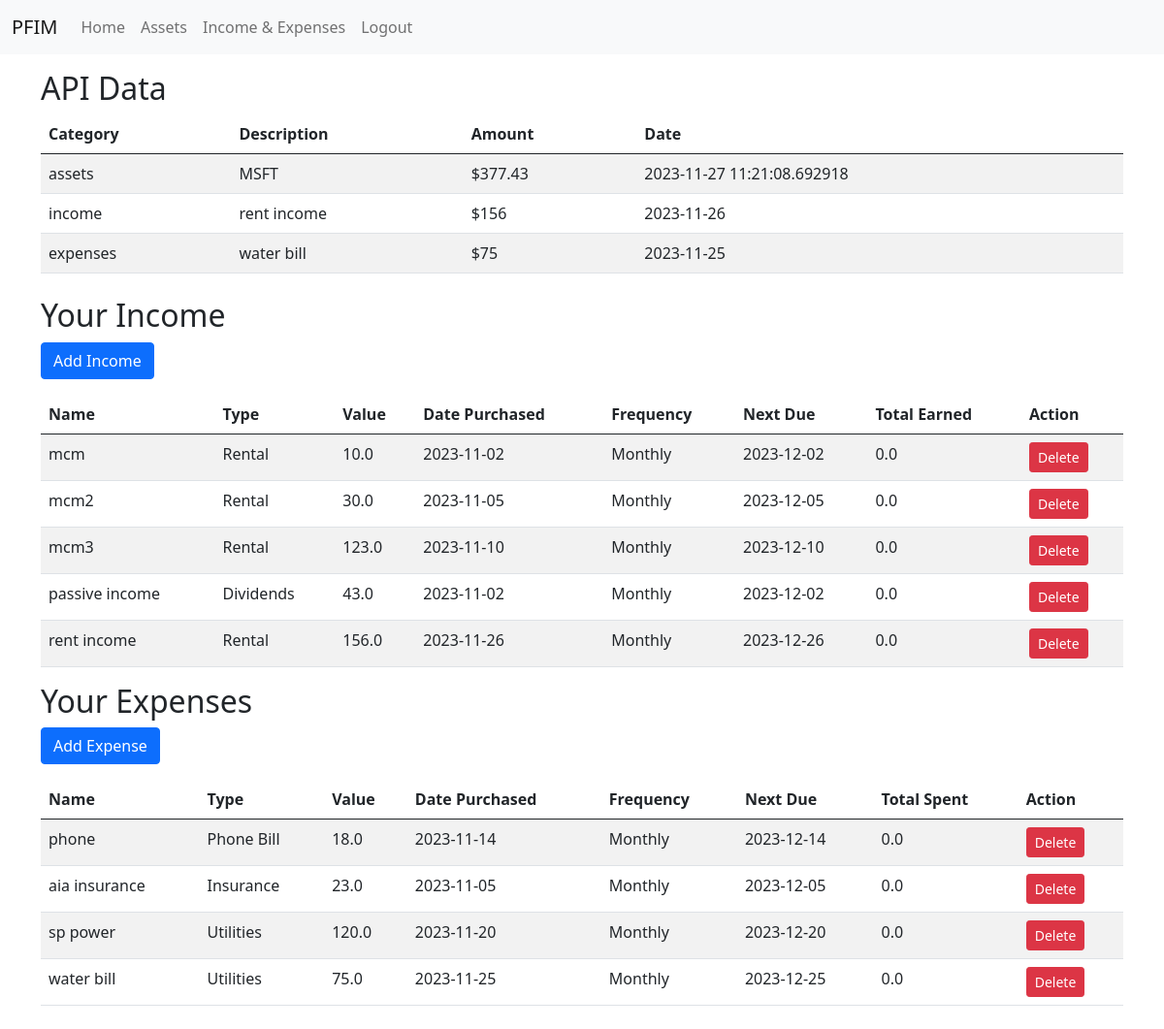
Page /incomeandexpenses (signed in) on the committed database.
### tables this page shows
CREATE TABLE income (
            incomeid INTEGER PRIMARY KEY AUTOINCREMENT,
            name VARCHAR(64) NOT NULL,
            value FLOAT NOT NULL,
            transactionid INTEGER REFERENCES transactions(transactionid),
            datepurchased TIMESTAMP,
            userid INTEGER REFERENCES users(userid),
            freqid INTEGER REFERENCES frequency(freqid),
            nextdue TIMESTAMP
        );

CREATE TABLE transactions (
            transactionid INTEGER PRIMARY KEY AUTOINCREMENT,
            type VARCHAR(64) NOT NULL,
            category VARCHAR(64)
        );

CREATE TABLE frequency (
            freqid INTEGER PRIMARY KEY AUTOINCREMENT,
            freqtype VARCHAR(64) NOT NULL
        );

CREATE TABLE expenses (
            expenseId INTEGER PRIMARY KEY AUTOINCREMENT,
            name VARCHAR(64) NOT NULL,
            value FLOAT NOT NULL,
            transactionid INTEGER REFERENCES transactions(transactionid),
            datepurchased TIMESTAMP,
            userid INTEGER REFERENCES users(userid),
            frequency INTEGER REFERENCES frequency(freqid),
            nextdue TIMESTAMP
        );

### index.py (the view)
@app.route('/incomeandexpenses')
def view_income_and_expenses():
    incomes = db.get_all_incomes(session['id'])  # Replace with your actual function to fetch income data
    expenses = db.get_all_expenses(session['id'])  # Replace with your actual function to fetch expense data
    return render_template('incomeandexpenses.html', incomes=incomes, expenses=expenses)

### DBoperations.py (called while the page is built)
def get_db_connection():
    conn = sqlite3.connect(DATABASE, check_same_thread=False)
    return conn

def get_all_incomes(user_id):
    conn = get_db_connection()
    cur = conn.cursor()
    cur.execute("""
        SELECT
            i.incomeid,
            i.name,
            t.type,
            i.value,
            i.datepurchased,
            f.freqtype,
            i.nextdue
        FROM
            income i
        JOIN
            frequency f ON i.freqid = f.freqid
        JOIN
            transactions t ON i.transactionid = t.transactionid
        WHERE
            i.userid = ?;
    """, (user_id,))
    incomes = []
    for record in cur.fetchall():
        total_earned = calculate_total(record[3], record[4], record[5])
        incomes.append(record + (total_earned,))
    conn.close()
    print(incomes)
    return incomes

def calculate_total(value, date_purchased_str, frequency):
    date_purchased = datetime.strptime(date_purchased_str, '%Y-%m-%d')
    current_date = datetime.now()
    if frequency == 'Daily':
        days_passed = (current_date - date_purchased).days
        return days_passed * value
    elif frequency == 'Weekly':
        weeks_passed = (current_date - date_purchased).days // 7
        return weeks_passed * value
    elif frequency == 'Monthly':
        months_passed = relativedelta(current_date, date_purchased).months + \
                        relativedelta(current_date, date_purchased).years * 12
        return months_passed * value
    elif frequency == 'Yearly':
        years_passed = relativedelta(current_date, date_purchased).years
        return years_passed * value
    return 0

def get_all_expenses(user_id):
    conn = get_db_connection()
    cur = conn.cursor()
    cur.execute("""
        SELECT
            e.expenseId,
            e.name,
            t.type,
            e.value,
            e.datepurchased,
            f.freqtype,
            e.nextdue
        FROM
            expenses e
        JOIN
            frequency f ON e.frequency = f.freqid
        JOIN
            transactions t ON e.transactionid = t.transactionid
        WHERE
            e.userid = ?;
    """, (user_id,))
    expenses = []
    for record in cur.fetchall():
        total_spent = calculate_total(record[3], record[4], record[5])
        expenses.append(record + (total_spent,))
    conn.close()
    return expenses

### templates/incomeandexpenses.html (shortened to what this page needs)
<!DOCTYPE html>
<html>
<head>
</head>
<body>
    {% include 'navbar.html' %}
    <div class="container mt-3">
        <h2>API Data</h2>
        <table class="table table-striped">
            <thead>
                <tr>
                    <th>Category</th>
                    <th>Description</th>
                    <th>Amount</th>
                    <th>Date</th>
                </tr>
            </thead>
            <tbody id="api-data-table">
            </tbody>
        </table>
    </div>
    <div class="container my-4">
        <h2>Your Income</h2>
        <button onclick="location.href='/add_income'" class="btn btn-primary mb-3">Add Income</button>
        <table class="table table-striped table-hover">
            <thead>
                <tr>
                    <th>Name</th>
                    <th>Type</th>
                    <th>Value</th>
                    <th>Date Purchased</th>
                    <th>Frequency</th>
                    <th>Next Due</th>
                    <th>Total Earned</th>
                    <th>Action</th>
                </tr>
            </thead>
            <tbody>
                {% for income in incomes %}
                <tr>
                    <td>{{ income[1] }}</td>
                    <td>{{ income[2] }}</td>
                    <td>{{ income[3] }}</td>
                    <td>{{ income[4] }}</td>
                    <td>{{ income[5] }}</td>
                    <td>{{ income[6] }}</td>
                    <td>{{ income[7] }}</td>
                    <td>
                        <form action="/delete_income" method="post">
                            <button type="submit" class="btn btn-danger btn-sm">Delete</button>
                        </form>
                    </td>
                </tr>
                {% endfor %}
            </tbody>
        </table>
        <h2>Your Expenses</h2>
        <button onclick="location.href='/add_expense'" class="btn btn-primary mb-3">Add Expense</button>
        <table class="table table-striped table-hover">
            <thead>
                <tr>
                    <th>Name</th>
                    <th>Type</th>
                    <th>Value</th>
                    <th>Date Purchased</th>
                    <th>Frequency</th>
                    <th>Next Due</th>
                    <th>Total Spent</th>
                    <th>Action</th>
                </tr>
            </thead>
            <tbody>
                {% for expense in expenses %}
                <tr>
                    <td>{{ expense[1] }}</td>
                    <td>{{ expense[2] }}</td>
                    <td>{{ expense[3] }}</td>
                    <td>{{ expense[4] }}</td>
                    <td>{{ expense[5] }}</td>
                    <td>{{ expense[6] }}</td>
                    <td>{{ expense[7] }}</td>
                    <td>
                        <form action="/delete_expense" method="post">
                            <button type="submit" class="btn btn-danger btn-sm">Delete</button>
                        </form>
                    </td>
                </tr>
                {% endfor %}
            </tbody>
        </table>
    </div>
</body>
</html>

### templates/navbar.html (shortened to what this page needs)
<!DOCTYPE html>
<html>
<head>
    <link href="https://cdn.jsdelivr.net/npm/bootstrap@5.0.0/dist/css/bootstrap.min.css" rel="stylesheet">
</head>
<body>
    <nav class="navbar navbar-expand-lg navbar-light bg-light">
        <div class="container-fluid">
            <a class="navbar-brand" href="/">PFIM</a>
            <div class="collapse navbar-collapse" id="navbarNav">
                <ul class="navbar-nav">
                    {% if session['id'] %}
                        <li class="nav-item"><a class="nav-link" href="/dashboard">Home</a></li>
                        <li class="nav-item"><a class="nav-link" href="/assets">Assets</a></li>
                        <li class="nav-item"><a class="nav-link" href="/incomeandexpenses">Income & Expenses</a></li>
                        <li class="nav-item"><a class="nav-link" href="/logout">Logout</a></li>
                        <li class="nav-item" style="float:right"><a class="nav-link" href="#">{{ session['user_name'] }}</a></li>
                    {% else %}
                        <li class="nav-item"><a class="nav-link" href="/">Home</a></li>
                        <li class="nav-item"><a class="nav-link" href="/login">Login</a></li>
                        <li class="nav-item"><a class="nav-link" href="/register">Register</a></li>
                    {% endif %}
                </ul>
            </div>
        </div>
    </nav>
</body>
</html>

### rows in the picture
income: name "mcm", type "Rental", value "10.0", datepurchased "2023-11-02", freqtype "Monthly", nextdue "2023-12-02", income "0.0"
income: name "mcm2", type "Rental", value "30.0", datepurchased "2023-11-05", freqtype "Monthly", nextdue "2023-12-05", income "0.0"
income: name "mcm3", type "Rental", value "123.0", datepurchased "2023-11-10", freqtype "Monthly", nextdue "2023-12-10", income "0.0"
income: name "passive income", type "Dividends", value "43.0", datepurchased "2023-11-02", freqtype "Monthly", nextdue "2023-12-02", income "0.0"
income: name "rent income", type "Rental", value "156.0", datepurchased "2023-11-26", freqtype "Monthly", nextdue "2023-12-26", income "0.0"
expenses: name "phone", type "Phone Bill", value "18.0", datepurchased "2023-11-14", freqtype "Monthly", nextdue "2023-12-14", expense "0.0"
expenses: name "aia insurance", type "Insurance", value "23.0", datepurchased "2023-11-05", freqtype "Monthly", nextdue "2023-12-05", expense "0.0"
expenses: name "sp power", type "Utilities", value "120.0", datepurchased "2023-11-20", freqtype "Monthly", nextdue "2023-12-20", expense "0.0"
expenses: name "water bill", type "Utilities", value "75.0", datepurchased "2023-11-25", freqtype "Monthly", nextdue "2023-12-25", expense "0.0"
